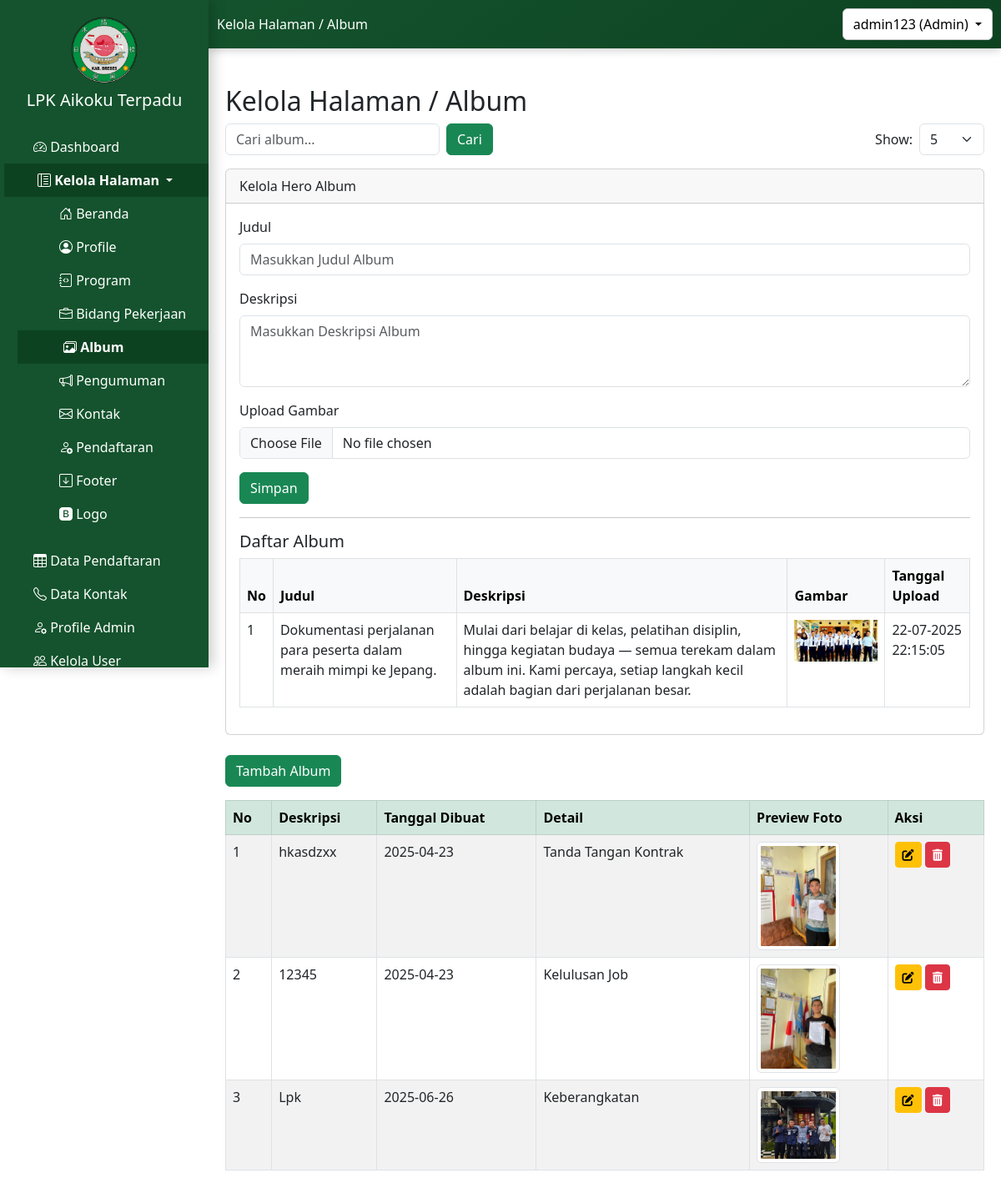
The page /admin/kelola_halaman/album/album_admin.php (signed in) on the database its author committed.
### tables this page shows
CREATE TABLE `tb_hero_album` (
  `id_hero` int(11) NOT NULL,
  `judul` varchar(255) NOT NULL,
  `deskripsi` text NOT NULL,
  `gambar` varchar(255) NOT NULL,
  `tanggal_upload` datetime DEFAULT current_timestamp()
);

CREATE TABLE `tb_album` (
  `id_album` int(11) NOT NULL,
  `deskripsi` varchar(255) DEFAULT NULL,
  `detail` varchar(100) DEFAULT NULL,
  `foto_album` varchar(255) DEFAULT NULL,
  `upload_date` date DEFAULT NULL
);

### admin/kelola_halaman/album/album_admin.php (the view, shortened to what this page needs)
<?php
include '../../../includes/config.php';
$pageTitle = 'Kelola Halaman / Album';
?>
<!DOCTYPE html>
<html lang="id">
<head>
</head>
<body>
    <?php include '../../../sidebar1.php'; ?>
    <div class="container mt-4 content">
        <h2><?php echo $pageTitle; ?></h2>
        <div class="d-flex justify-content-between align-items-center mb-3">
            <form method="GET" action="" class="d-flex gap-2">
                <input type="text" name="search" class="form-control" placeholder="Cari album..."
                    value="<?php echo isset($_GET['search']) ? htmlspecialchars($_GET['search']) : ''; ?>">
                <button type="submit" class="btn btn-success">Cari</button>
            </form>
            <form method="GET" action="" class="d-flex align-items-center gap-2">
                <label for="show" class="mb-0">Show:</label>
                <select name="show" id="show" class="form-select" onchange="this.form.submit()">
                    <?php
                    $options = [5, 10, 20, 50, 100];
                    foreach ($options as $option) {
                        $selected = (isset($_GET['show']) && $_GET['show'] == $option) ? 'selected' : '';
                        echo "<option value='$option' $selected>$option</option>";
                    }
                    ?>
                </select>
            </form>
        </div>
        <div class="card mb-4">
            <div class="card-header">Kelola Hero Album</div>
            <div class="card-body">
                <form action="hero/proses_tambah_hero_album.php" method="POST" enctype="multipart/form-data">
                    <div class="mb-3">
                        <label for="judul" class="form-label">Judul</label>
                        <input type="text" name="judul" id="judul" class="form-control"
                            placeholder="Masukkan Judul Album" required autocomplete="off" maxlength="100">
                    </div>
                    <div class="mb-3">
                        <label for="deskripsi" class="form-label">Deskripsi</label>
                        <textarea name="deskripsi" id="deskripsi" class="form-control" rows="3"
                            placeholder="Masukkan Deskripsi Album" required maxlength="255"></textarea>
                    </div>
                    <div class="mb-3">
                        <label for="gambar" class="form-label">Upload Gambar</label>
                        <input type="file" name="gambar" id="gambar" class="form-control" accept="image/*" required>
                    </div>
                    <button type="submit" class="btn btn-success">Simpan</button>
                </form>
                <hr>
                <h5>Daftar Album</h5>
                <div class="table-responsive">
                <table class="table table-bordered ">
                    <thead class="table-light">
                        <tr>
                            <th>No</th>
                            <th>Judul</th>
                            <th>Deskripsi</th>
                            <th>Gambar</th>
                            <th>Tanggal Upload</th>
                        </tr>
                    </thead>
                    <tbody>
                        <?php
                        $query = "SELECT * FROM tb_hero_album ORDER BY id_hero DESC";
                        $result = mysqli_query($mysqli, $query);
                        $no = 1;
                        while ($data = mysqli_fetch_assoc($result)) {
                            ?>
                            <tr>
                                <td><?= $no++ ?></td>
                                <td><?= htmlspecialchars($data['judul']) ?></td>
                                <td><?= htmlspecialchars($data['deskripsi']) ?></td>
                                <td><img src="../../../uploads/<?= $data['gambar'] ?>" width="100"></td>
                                <td><?= date('d-m-Y H:i:s', strtotime($data['tanggal_upload'])) ?></td>
                            </tr>
                        <?php } ?>
                    </tbody>
                </table>
                </div>
            </div>
        </div>
        <button class="btn btn-success mb-3" data-bs-toggle="modal" data-bs-target="#tambahAlbumModal">Tambah
            Album</button>
        <div class="table-responsive">
            <table class="table table-bordered table-striped">
                <thead class="table-success">
                    <tr>
                        <th>No</th>
                        <th>Deskripsi</th>
                        <th>Tanggal Dibuat</th>
                        <th>Detail</th>
                        <th>Preview Foto</th>
                        <th>Aksi</th>
                    </tr>
                </thead>
                <tbody>
                    <?php
                    $query = "SELECT * FROM tb_album ORDER BY id_album ASC";
                    $result = mysqli_query($mysqli, $query);
                    $no = 1;
                    while ($row = mysqli_fetch_assoc($result)) {
                        ?>
                        <tr>
                            <td><?= $no++; ?></td>
                            <td><?= $row['deskripsi']; ?></td>
                            <td><?= $row['upload_date']; ?></td>
                            <td><?= $row['detail']; ?></td>
                            <td><img src="../../../<?= $row['foto_album']; ?>" width="100" class="img-thumbnail"></td>
                            <td>
                                <button class="btn btn-warning btn-sm" data-bs-toggle="modal"
                                    data-bs-target="#editAlbumModal<?= $row['id_album']; ?>">
                                    <i class="fas fa-edit"></i>
                                </button>
                                <button class="btn btn-danger btn-sm" data-bs-toggle="modal"
                                    data-bs-target="#hapusAlbumModal<?= $row['id_album']; ?>">
                                    <i class="fas fa-trash-alt"></i>
                                </button>
                            </td>
                        </tr>
                    <?php } ?>
                </tbody>
            </table>
        </div>
    </div>
</body>
</html>

### admin/kelola_halaman/album/album_admin.php (style rules this page uses)
body, html { overflow-x: hidden; }
.table-responsive { overflow-x: auto; -webkit-overflow-scrolling: touch; width: 100%; }

### sidebar1.php (style rules this page uses)
.content { margin-left: 250px; padding: 20px; overflow-x: auto; max-width: calc(100vw - 250px); }

### rows shown on the page
tb_hero_album: judul "Dokumentasi perjalanan para peserta dalam meraih mimpi ke Jepang.", deskripsi "Mulai dari belajar di kelas, pelatihan disiplin, hingga kegiatan budaya — semua terekam dalam album ini. Kami percaya, setiap langkah kecil adalah bagian dari perjalanan besar.", gambar (picture), tanggal_upload "22-07-2025 22:15:05"
tb_album: deskripsi "hkasdzxx", upload_date "2025-04-23", detail "Tanda Tangan Kontrak", foto_album (picture)
tb_album: deskripsi "12345", upload_date "2025-04-23", detail "Kelulusan Job", foto_album (picture)
tb_album: deskripsi "Lpk", upload_date "2025-06-26", detail "Keberangkatan", foto_album (picture)

### other values the page prints
$pageTitle "Kelola Halaman / Album"
$_SESSION['username'] "admin123"
$_SESSION['roles'] "Admin"
form field show "5"
